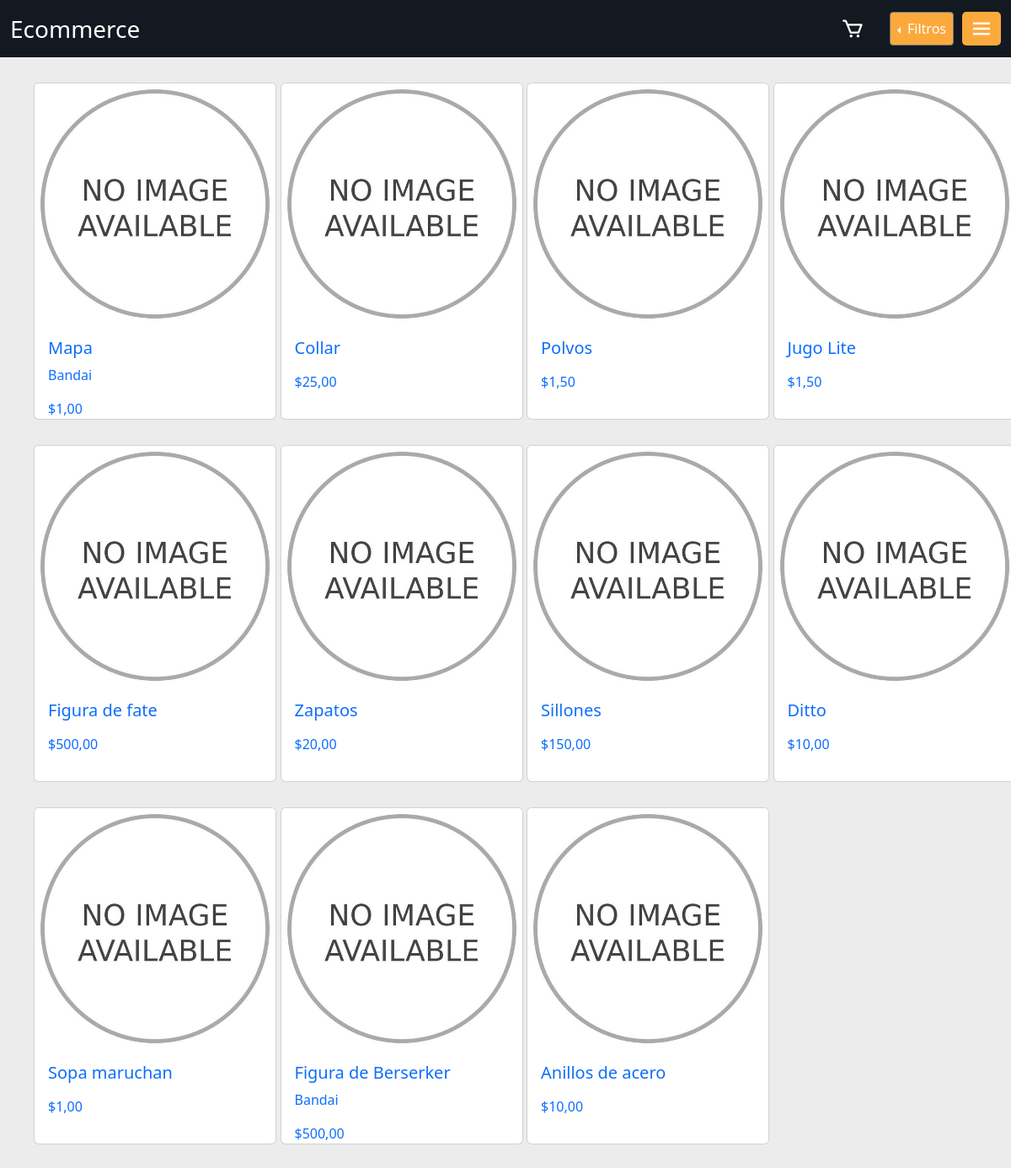
Screenshot of /all-products with the database file from the repository.
### apps/main/models.py (models this page shows, shortened)
class Products(models.Model):
    TAXES = (
        ("Include", "Include"),
        ("Not included", "Not included")
    )
    def image_upload_to(self, instance):
        if instance:
            return os.path.join("Products_Images", slugify(self.series.slug), slugify(self.product_slug), instance)
        return None
    name = models.CharField(max_length=200, blank=False, unique=False)
    image = models.ImageField(
        default="./Default/noproduct.jpg", upload_to=image_upload_to, max_length=255)
    series = models.ForeignKey(Categories, default="", blank=False,
                               help_text="Select the categorie of the product", on_delete=models.SET_DEFAULT)
    taxes = models.CharField(max_length=100, default="",
                             choices=TAXES, blank=False)
    brand = models.CharField(max_length=200, default="",
                             blank=True, help_text="Enter store brand")
    price = models.FloatField(blank=False, null=False)
    stock = models.IntegerField(blank=False, null=False)
    description = models.TextField(max_length=700, default="", blank=False)
    product_slug = models.SlugField(blank=False, unique=True, null=False)
    published = models.DateTimeField(default=timezone.now)
    def slug(self):
        return self.series.slug + "/" + self.product_slug
    class Meta:
        verbose_name_plural = "Products"
        db_table = "Products"
        ordering = ("-id",)

### apps/main/views.py (the view, shortened to what this page needs)
# urls.py: path("all-products", views.view_all_products, name="all-products")
def view_all_products(request):
    cate = Categories.objects.all().order_by("name")
    produ = Products.objects.all()
    form = ProductFilterForm(request.GET)
    return render(request, "view-all-products.html", {
        "form": form,
        "categories": cate,
        "products": produ
    })

### apps/main/templates/view-all-products.html (shortened to what this page needs)
{% extends 'layouts/base.html' %}
{% block content %}
<main class="main-all-products">
    <section class="section-1-allproducts">
        {% for product in products %}
        <a href="/{{product.slug}}">
            <div class="card">
                <img src="{{product.image.url}}" class="card-img-top" alt="{{product.name}}">
                <div class="card-body">
                    <h5 class="card-title">{{product.name}}</h5>
                    <p class="card-text">{{product.brand}}</p>
                    <p class="card-price">${{product.price|floatformat:2}}</p>
                </div>
            </div>
        </a>
        {% endfor %}
    </section>
</main>
{% endblock %}

### apps/main/static/css/base.css (style rules this page uses)
* { margin: 0; padding: 0; box-sizing: border-box; }
body { background-color: rgb(237, 236, 236); }
main { max-width: 1800px; margin: 0 auto; min-height: 100vh; }

### apps/main/static/css/view-all-product.css (style rules this page uses)
.main-all-products { padding: 30px 40px; }
.section-1-allproducts { display: grid; grid-template-columns: repeat(auto-fill, minmax(15rem, 1fr)); gap: 30px 50px; }
.section-1-allproducts>a { text-decoration: none; }
.section-1-allproducts>a>div { width: 18rem; height: 400px; }

### rows the page displays
Products: image (picture), name "Mapa", brand "Bandai", price "1,00"
Products: image (picture), name "Collar", price "25,00"
Products: image (picture), name "Polvos", price "1,50"
Products: image (picture), name "Jugo Lite", price "1,50"
Products: image (picture), name "Figura de fate", price "500,00"
Products: image (picture), name "Zapatos", price "20,00"
Products: image (picture), name "Sillones", price "150,00"
Products: image (picture), name "Ditto", price "10,00"
Products: image (picture), name "Sopa maruchan", price "1,00"
Products: image (picture), name "Figura de Berserker", brand "Bandai", price "500,00"
Products: image (picture), name "Anillos de acero", price "10,00"
